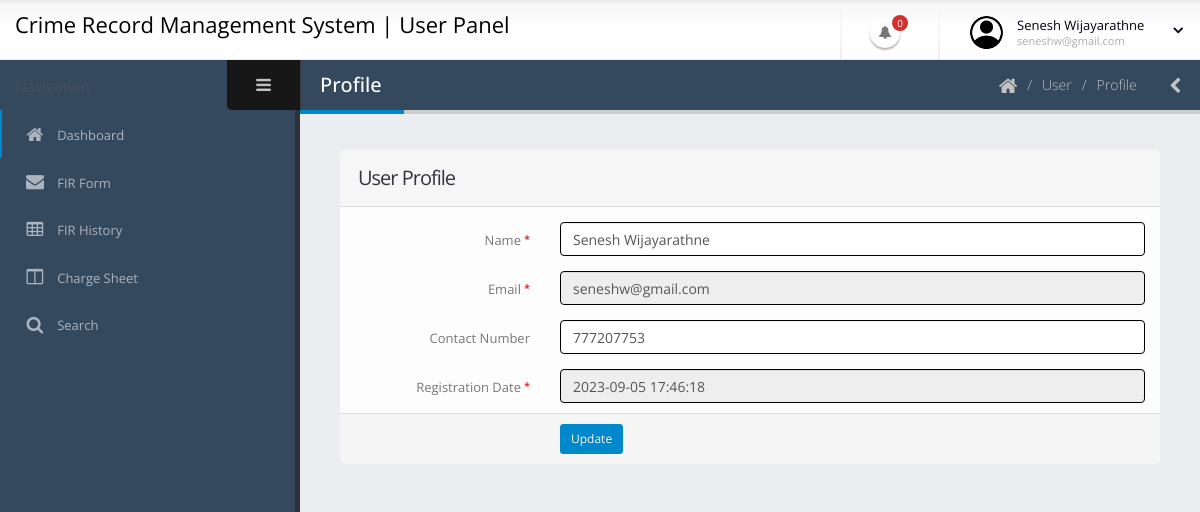
The page /user/profile.php (signed in) on the database its author committed.
### tables this page shows
CREATE TABLE `tbluser` (
  `ID` int(10) NOT NULL,
  `FullName` varchar(200) DEFAULT NULL,
  `MobileNumber` bigint(10) DEFAULT NULL,
  `Email` varchar(200) DEFAULT NULL,
  `Password` varchar(200) DEFAULT NULL,
  `RegDate` timestamp NOT NULL DEFAULT current_timestamp()
);

### user/profile.php (the view, shortened to what this page needs)
<?php
include('includes/dbconnection.php');
if (strlen($_SESSION['crmsuid']==0)) {
  header('location:logout.php');
  } else{
  ?>
<!doctype html>
<html class="fixed">
	<head>
		<link rel="stylesheet" href="../assets/vendor/bootstrap/css/bootstrap.css" />
		<link rel="stylesheet" href="../assets/vendor/font-awesome/css/font-awesome.css" />
		<link rel="stylesheet" href="../assets/vendor/magnific-popup/magnific-popup.css" />
		<link rel="stylesheet" href="../assets/vendor/bootstrap-datepicker/css/datepicker3.css" />
		<link rel="stylesheet" href="../assets/stylesheets/theme.css" />
		<link rel="stylesheet" href="../assets/stylesheets/skins/default.css" />
		<link rel="stylesheet" href="../assets/stylesheets/theme-custom.css">
	</head>
	<body>
		<section class="body">
		<?php include_once('includes/header.php');?>
			<div class="inner-wrapper">
				<?php include_once('includes/sidebar.php');?>
				<section role="main" class="content-body">
					<header class="page-header">
						<h2>Profile</h2>
						<div class="right-wrapper pull-right">
							<ol class="breadcrumbs">
								<li>
									<a href="dashboard.php">
										<i class="fa fa-home"></i>
									</a>
								</li>
								<li><span>User</span></li>
								<li><span>Profile</span></li>
							</ol>
							<a class="sidebar-right-toggle" data-open="sidebar-right"><i class="fa fa-chevron-left"></i></a>
						</div>
					</header>
					<div class="row">
						<div class="col-md-12">
							<form class="form-horizontal" method="post">
								  <?php
$uid=$_SESSION['crmsuid'];
$sql="SELECT * from  tbluser where ID=:uid";
$query = $dbh -> prepare($sql);
$query->bindParam(':uid',$uid,PDO::PARAM_STR);
$query->execute();
$results=$query->fetchAll(PDO::FETCH_OBJ);
$cnt=1;
if($query->rowCount() > 0)
{
foreach($results as $row)
{               ?>
								<section class="panel">
									<header class="panel-heading">
										<h2 class="panel-title">User Profile</h2>
									</header>
									<div class="panel-body">
										<div class="form-group">
											<label class="col-sm-3 control-label">Name <span class="required">*</span></label>
											<div class="col-sm-9">
												<input type="text" class="form-control" id="exampleTextInput1" name="name" value="<?php  echo $row->FullName;?>" required='true'>
											</div>
										</div>
										<div class="form-group">
											<label class="col-sm-3 control-label">Email <span class="required">*</span></label>
											<div class="col-sm-9">
												<input type="email" class="form-control" id="email2" name="email" value="<?php  echo $row->Email;?>" required='true' readonly>
											</div>
										</div>
										<div class="form-group">
											<label class="col-sm-3 control-label">Contact Number</label>
											<div class="col-sm-9">
												<input type="text" class="form-control" id="email2" name="mobilenumber" value="<?php  echo $row->MobileNumber;?>" required='true' maxlength='10'>
											</div>
										</div>
										<div class="form-group">
											<label class="col-sm-3 control-label">Registration Date <span class="required">*</span></label>
											<div class="col-sm-9">
												<input type="text" class="form-control" id="email2" name="" value="<?php  echo $row->RegDate;?>" readonly="true">
											</div>
										</div>
									</div><?php $cnt=$cnt+1;}} ?>
									<footer class="panel-footer">
										<div class="row">
											<div class="col-sm-9 col-sm-offset-3">
												<button class="btn btn-sm btn-primary login-submit-cs" type="submit"name="submit">Update</button>
											</div>
										</div>
									</footer>
								</section>
							</form>
						</div>
					</div>
				</section>
			</div>
		</section>
	</body>
</html><?php }  ?>

### user/includes/header.php (shortened to what this page needs)
    <header class="header">
                <div class="logo-container">
                    <a href="dashboard.php" class="logo" style="color:#000; font-size:22px; text-decoration:none;">
                      Crime Record Management System | User Panel
                    </a>
                </div>
                <div class="header-right">
                    <span class="separator"></span>
                    <ul class="notifications">
                  <li>
                            <?php
$sql="SELECT * from tblfir  where Status='Accepted'";
$query = $dbh -> prepare($sql);
$query->execute();
$appfir=$query->rowCount();
?>
                        <li>
                            <a href="#" class="dropdown-toggle notification-icon" data-toggle="dropdown">
                                <i class="fa fa-bell"></i>
                                <span class="badge"><?php echo $appfir;?></span>
                            </a>
                        </li>
                    </ul>
                    <span class="separator"></span>
                    <div id="userbox" class="userbox">
                        <a href="#" data-toggle="dropdown">
                            <figure class="profile-picture">
                                <img src="../assets/images/account.png" alt="User" class="img-circle" data-lock-picture="../assets/images/account.png" />
                            </figure>
                            <div class="profile-info" data-lock-name="John Doe" data-lock-email="johndoe@JSOFT.com">
                                <?php
$uid=$_SESSION['crmsuid'];
$sql="SELECT FullName,Email from  tbluser where ID=:uid";
$query = $dbh -> prepare($sql);
$query->bindParam(':uid',$uid,PDO::PARAM_STR);
$query->execute();
$results=$query->fetchAll(PDO::FETCH_OBJ);
$cnt=1;
if($query->rowCount() > 0)
{
foreach($results as $row)
{               ?>
                                <span class="name"><?php  echo $row->FullName;?></span>
                                <span class="role"><?php  echo $row->Email;?></span>
                                <?php $cnt=$cnt+1;}} ?>
                            </div>
                            <i class="fa custom-caret"></i>
                        </a>
                    </div>
                </div>
            </header>

### assets/stylesheets/skins/default.css (style rules this page uses)
a, .btn-link { color: #0088cc; }
body .btn-primary { color: #ffffff; text-shadow: 0 -1px 0 rgba(0, 0, 0, 0.25); background-color: #0088cc; border-color: #0088cc; }
.page-header h2 { border-bottom-color: #0088cc; }
.notifications .notification-menu:before, .notifications .notification-icon:before { border-bottom-color: #0088cc; }

### rows shown on the page
tbluser: FullName "Senesh Wijayarathne", Email "seneshw@gmail.com", name "Senesh Wijayarathne", email "seneshw@gmail.com", mobilenumber "777207753", RegDate "2023-09-05 17:46:18"

### other values the page prints
$appfir "0"
